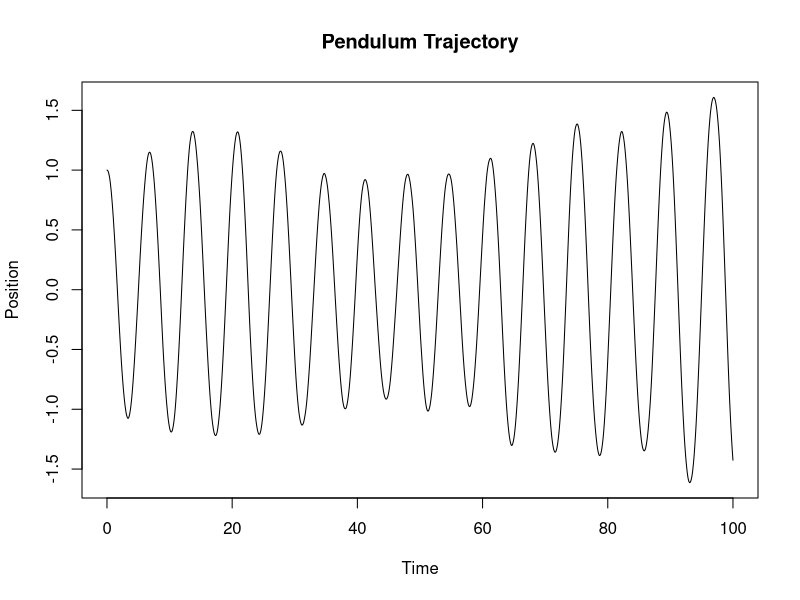

Write the R code that produced this figure.
# Code to simulate a pendulum.

state = c(position=1, velocity=0)
dt = 0.01

time = 100
steps = floor(time/dt)
keep = numeric(steps)
for(i in 1:steps)
{
    state["position"] = state["position"] + 0.5*dt*state["velocity"]
    accel = -sin(state["position"]) + 5*sqrt(dt)*rnorm(1)
    state["velocity"] = state["velocity"] + dt*accel
    state["position"] = state["position"] + 0.5*dt*state["velocity"]

    keep[i] = state["position"]
}

pdf("plot.pdf")
plot((1:steps)*dt, keep, type="l", xlab="Time", ylab="Position",
     main="Pendulum Trajectory")
dev.off()
